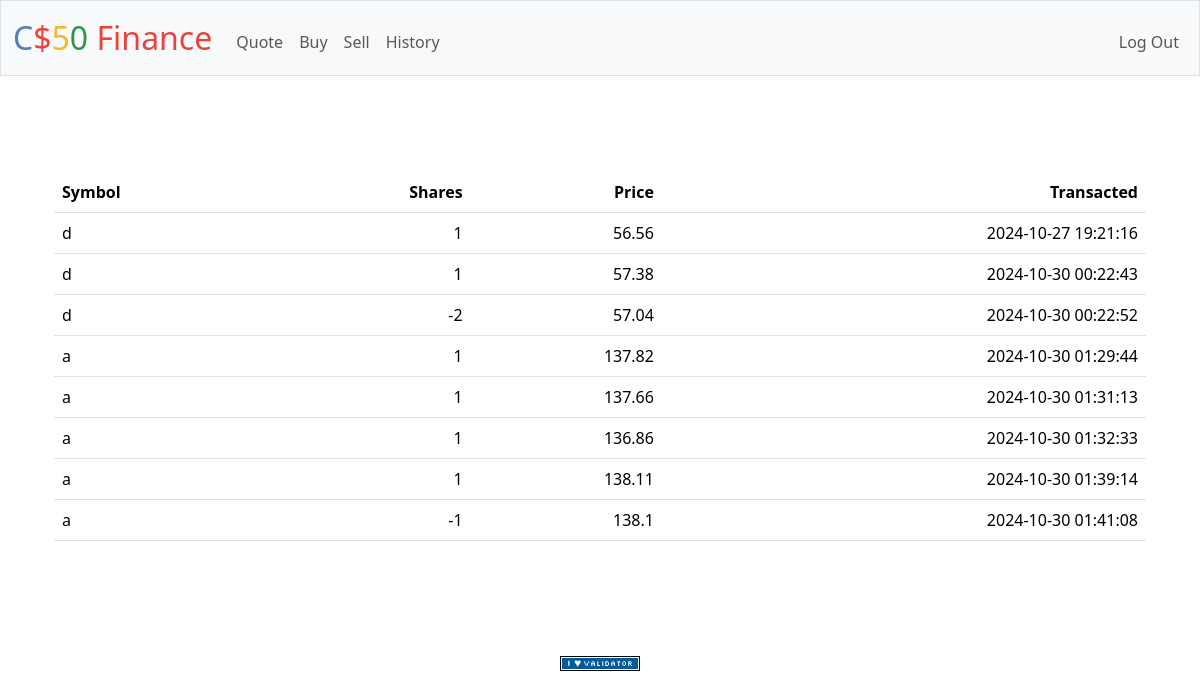
The app's page /history (signed in) with its own data.
### tables this page shows
CREATE TABLE transactions (
            id INTEGER PRIMARY KEY AUTOINCREMENT,
            user_id INTEGER NOT NULL,
            symbol TEXT NOT NULL,
            shares INTEGER NOT NULL,
            price NUMERIC NOT NULL,
            timestamp DATETIME DEFAULT CURRENT_TIMESTAMP,
            FOREIGN KEY (user_id) REFERENCES users(id)
                );

### app.py (the view)
@app.route("/history")
@login_required
def history():
    transactions = db.execute(
        "SELECT * FROM transactions WHERE user_id = ?", session["user_id"])
    return render_template("history.html", transactions=transactions)

### app.py (called while the page is built)
@app.after_request
def after_request(response):
    response.headers["Cache-Control"] = "no-cache, no-store, must-revalidate"
    response.headers["Expires"] = 0
    response.headers["Pragma"] = "no-cache"
    return response

### helpers.py (called while the page is built)
def login_required(f):
    @wraps(f)
    def decorated_function(*args, **kwargs):
        if session.get("user_id") is None:
            return redirect("/login")
        return f(*args, **kwargs)
    return decorated_function

### templates/history.html (shortened to what this page needs)
{% extends "layout.html" %}
{% block main %}
<main class="container py-5 text-center">
    <table class="table">
        <thead>
            <tr>
                <th class="text-start">Symbol</th>
                <th class="text-end">Shares</th>
                <th class="text-end">Price</th>
                <th class="text-end">Transacted</th>
            </tr>
        </thead>
        <tbody>
            {% for stock in transactions %}
            <tr>
                <td class="text-start">{{ stock.symbol }}</td>
                <td class="text-end">{{ stock.shares }}</td>
                <td class="text-end">{{ stock.price }}</td>
                <td class="text-end">{{ stock.timestamp }}</td>
            </tr>
            {% endfor %}
        </tbody>
    </table>
        </main>
{% endblock %}

### templates/layout.html (shortened to what this page needs)
<!DOCTYPE html>
<html lang="en">
    <head>
        <link href="https://cdn.jsdelivr.net/npm/bootstrap@5.3.3/dist/css/bootstrap.min.css" rel="stylesheet">
        <link href="/static/styles.css" rel="stylesheet">
    </head>
    <body>
        <nav class="bg-light border navbar navbar-expand-md navbar-light">
            <div class="container-fluid">
                <a class="navbar-brand" href="/"><span class="blue">C</span><span class="red">$</span><span class="yellow">5</span><span class="green">0</span> <span class="red">Finance</span></a>
                <div class="collapse navbar-collapse" id="navbar">
                    {% if session["user_id"] %}
                        <ul class="navbar-nav me-auto mt-2">
                            <li class="nav-item"><a class="nav-link" href="/quote">Quote</a></li>
                            <li class="nav-item"><a class="nav-link" href="/buy">Buy</a></li>
                            <li class="nav-item"><a class="nav-link" href="/sell">Sell</a></li>
                            <li class="nav-item"><a class="nav-link" href="/history">History</a></li>
                        </ul>
                        <ul class="navbar-nav ms-auto mt-2">
                            <li class="nav-item"><a class="nav-link" href="/logout">Log Out</a></li>
                        </ul>
                    {% else %}
                        <ul class="navbar-nav ms-auto mt-2">
                            <li class="nav-item"><a class="nav-link" href="/register">Register</a></li>
                            <li class="nav-item"><a class="nav-link" href="/login">Log In</a></li>
                        </ul>
                    {% endif %}
                </div>
            </div>
        </nav>
        <main class="container py-5 text-center">
            {% block main %}{% endblock %}
        </main>
        <footer class="mb-5">
            <form action="https://validator.w3.org/check" class="text-center" enctype="multipart/form-data" method="post" target="_blank">
                <input alt="Validate" src="/static/I_heart_validator.png" type="image">
            </form>
        </footer>
    </body>
</html>

### static/styles.css (style rules this page uses)
nav .navbar-brand { font-size: xx-large; }
nav .navbar-brand .blue { color: #537fbe; }
nav .navbar-brand .red { color: #ea433b; }
nav .navbar-brand .yellow { color: #f5b82e; }
nav .navbar-brand .green { color: #2e944b; }

### records on screen
transactions: symbol "d", shares "1", price "56.56", timestamp "2024-10-27 19:21:16"
transactions: symbol "d", shares "1", price "57.38", timestamp "2024-10-30 00:22:43"
transactions: symbol "d", shares "-2", price "57.04", timestamp "2024-10-30 00:22:52"
transactions: symbol "a", shares "1", price "137.82", timestamp "2024-10-30 01:29:44"
transactions: symbol "a", shares "1", price "137.66", timestamp "2024-10-30 01:31:13"
transactions: symbol "a", shares "1", price "136.86", timestamp "2024-10-30 01:32:33"
transactions: symbol "a", shares "1", price "138.11", timestamp "2024-10-30 01:39:14"
transactions: symbol "a", shares "-1", price "138.1", timestamp "2024-10-30 01:41:08"
